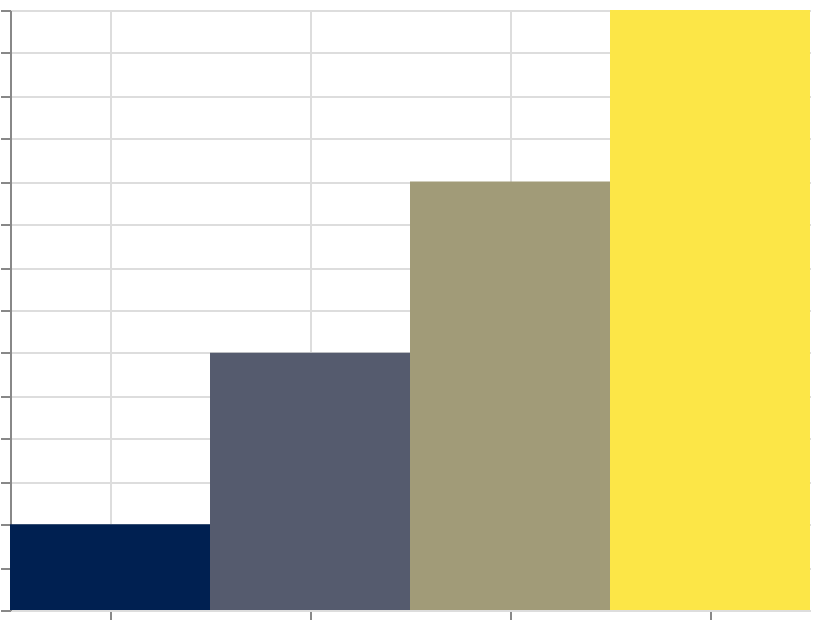

Write a Vega-Lite specification for this figure.
### Vega specification from a JSON file in a GitHub repository (floating-point values rounded to 4 significant figures)
{"$schema": "https://vega.github.io/schema/vega/v6.json", "width": 400, "height": 300, "padding": 5, "autosize": "none", "data": [{"name": "table", "values": [{"cat": "A", "val": 10}, {"cat": "B", "val": 30}, {"cat": "C", "val": 50}, {"cat": "D", "val": 70}]}], "scales": [{"name": "x", "type": "band", "domain": {"data": "table", "field": "cat", "sort": true}, "range": "width"}, {"name": "y", "type": "linear", "domain": {"data": "table", "field": "val"}, "range": [{"signal": "height"}, 0], "zero": true, "nice": true}, {"name": "color", "type": "sequential", "domain": {"data": "table", "field": "val"}, "scheme": "cividis"}], "marks": [{"type": "rect", "from": {"data": "table"}, "encode": {"update": {"x": {"scale": "x", "field": "cat"}, "width": {"scale": "x", "band": 1}, "y": {"scale": "y", "field": "val"}, "y2": {"scale": "y", "value": 0}, "fill": {"scale": "color", "field": "val"}}}}], "axes": [{"scale": "x", "orient": "bottom", "grid": true, "labels": false}, {"scale": "y", "orient": "left", "grid": true, "labels": false}], "legends": [{"fill": "color"}]}
